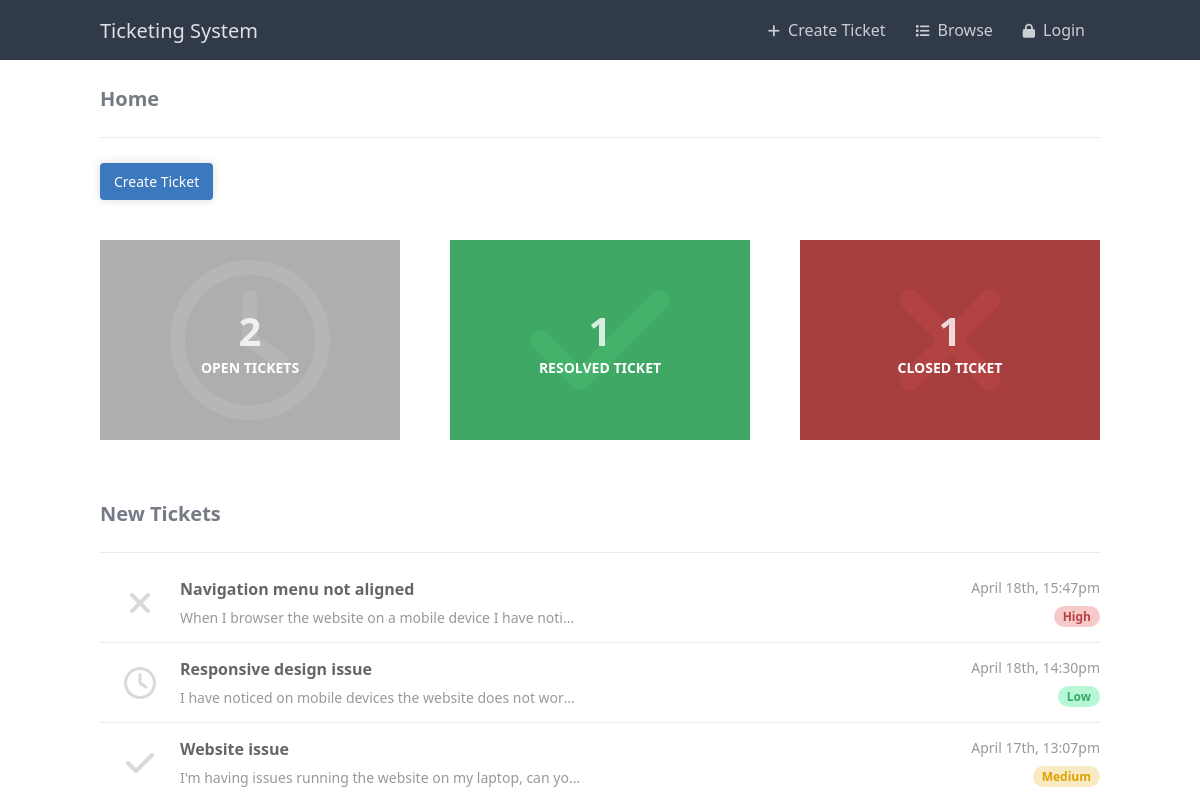
The page / on the database its author committed.
### tables this page shows
CREATE TABLE IF NOT EXISTS `tickets` (
  `id` int(11) NOT NULL AUTO_INCREMENT,
  `title` varchar(255) NOT NULL,
  `msg` text NOT NULL,
  `full_name` varchar(50) NOT NULL DEFAULT '',
  `email` varchar(255) NOT NULL,
  `created` datetime NOT NULL DEFAULT current_timestamp(),
  `ticket_status` enum('open','closed','resolved') NOT NULL DEFAULT 'open',
  `priority` enum('low','medium','high') NOT NULL DEFAULT 'low',
  `category_id` int(1) NOT NULL DEFAULT 1,
  `private` tinyint(1) NOT NULL DEFAULT 1,
  `account_id` int(11) NOT NULL DEFAULT 0,
  `approved` tinyint(1) NOT NULL DEFAULT 0,
  PRIMARY KEY (`id`)
);

### index.php (the view, shortened to what this page needs)
<?php
include 'functions.php';
$pdo = pdo_connect_mysql();
if (isset($_SESSION['admin_loggedin'])) {
	$stmt = $pdo->prepare('SELECT * FROM tickets WHERE approved = 1 ORDER BY created DESC LIMIT 3');
} else {
	$stmt = $pdo->prepare('SELECT * FROM tickets WHERE approved = 1 AND private = 0 ORDER BY created DESC LIMIT 3');
}
$stmt->execute();
$tickets = $stmt->fetchAll(PDO::FETCH_ASSOC);
if (isset($_SESSION['account_loggedin']) && $_SESSION['account_role'] == 'Admin') {
	$num_open_tickets = $pdo->query('SELECT COUNT(*) FROM tickets WHERE ticket_status = "open" AND approved = 1')->fetchColumn();
	$num_closed_tickets = $pdo->query('SELECT COUNT(*) FROM tickets WHERE ticket_status = "closed" AND approved = 1')->fetchColumn();
	$num_resolved_tickets = $pdo->query('SELECT COUNT(*) FROM tickets WHERE ticket_status = "resolved" AND approved = 1')->fetchColumn();
} else {
	$num_open_tickets = $pdo->query('SELECT COUNT(*) FROM tickets WHERE ticket_status = "open" AND private = 0 AND approved = 1')->fetchColumn();
	$num_closed_tickets = $pdo->query('SELECT COUNT(*) FROM tickets WHERE ticket_status = "closed" AND private = 0 AND approved = 1')->fetchColumn();
	$num_resolved_tickets = $pdo->query('SELECT COUNT(*) FROM tickets WHERE ticket_status = "resolved" AND private = 0 AND approved = 1')->fetchColumn();
}
?>
<?=template_header('Home')?>
<div class="content home">
	<h2>Home</h2>
	<div class="btns">
		<a href="create.php" class="btn">Create Ticket</a>
	</div>
	<div class="tickets-links responsive-width-100">
		<a href="tickets.php?status=open" class="open responsive-width-100">
			<i class="far fa-clock fa-10x"></i>
			<span class="num"><?=number_format($num_open_tickets)?></span>
			<span class="title">Open Ticket<?=$num_open_tickets==1?'':'s'?></span>
		</a>
		<a href="tickets.php?status=resolved" class="resolved responsive-width-100">
			<i class="fas fa-check fa-10x"></i>
			<span class="num"><?=number_format($num_resolved_tickets)?></span>
			<span class="title">Resolved Ticket<?=$num_resolved_tickets==1?'':'s'?></span>
		</a>
		<a href="tickets.php?status=closed" class="closed responsive-width-100">
			<i class="fas fa-times fa-10x"></i>
			<span class="num"><?=number_format($num_closed_tickets)?></span>
			<span class="title">Closed Ticket<?=$num_closed_tickets==1?'':'s'?></span>
		</a>
	</div>
	<h2 class="new">New Tickets</h2>
	<div class="tickets-list">
		<?php foreach ($tickets as $ticket): ?>
		<a href="view.php?id=<?=$ticket['id']?><?=isset($_SESSION['account_loggedin']) && $_SESSION['account_role'] == 'Admin' && $ticket['private'] ? '&code=' . md5($ticket['id'] . $ticket['email']) : ''?>" class="ticket">
			<span class="con">
				<?php if ($ticket['ticket_status'] == 'open'): ?>
				<i class="far fa-clock fa-2x"></i>
				<?php elseif ($ticket['ticket_status'] == 'resolved'): ?>
				<i class="fas fa-check fa-2x"></i>
				<?php elseif ($ticket['ticket_status'] == 'closed'): ?>
				<i class="fas fa-times fa-2x"></i>
				<?php endif; ?>
			</span>
			<span class="con">
				<span class="title"><?=htmlspecialchars($ticket['title'], ENT_QUOTES)?></span>
				<span class="msg responsive-hidden"><?=htmlspecialchars(strip_tags($ticket['msg']), ENT_QUOTES)?></span>
			</span>
			<span class="con2">
				<span class="created responsive-hidden"><?=date('F dS, G:ia', strtotime($ticket['created']))?></span>
				<span class="priority <?=$ticket['priority']?>"><?=$ticket['priority']?></span>
			</span>
		</a>
		<?php endforeach; ?>
	</div>
</div>
<?=template_footer()?>

### style.css (style rules this page uses)
* { box-sizing: border-box; font-family: system-ui, "Segoe UI", Roboto, Helvetica, Arial, sans-serif, "Apple Color Emoji", "Segoe UI Emoji", "Segoe UI Symbol"; font-size: 16px; }
body { background-color: #FFFFFF; margin: 0; }
.content { max-width: 1000px; width: 100%; margin: 0 auto; }
.content h2 { margin: 0 0 10px 0; padding: 25px 0; font-size: 20px; font-weight: 600; border-bottom: 1px solid #ebebeb; color: #767a84; }
.btns { display: flex; }
.btn { display: inline-block; appearance: none; border: none; cursor: pointer; text-decoration: none; background-color: #3b78bd; box-shadow: 0 0 10px 0 rgba(0, 0, 0, 0.14); font-weight: 500; font-size: 14px; border-radius: 4px; color: #FFFFFF; padding: 9px 14px; margin: 15px 11px 15px 0; align-self: flex-start; }
.home .tickets-links { display: flex; justify-content: space-between; flex-flow: nowrap; padding-top: 25px; }
.home .tickets-links a { display: flex; flex-flow: column; position: relative; text-decoration: none; justify-content: center; align-items: center; width: 300px; height: 200px; }
.home .tickets-links a i { position: absolute; z-index: 0; }
.home .tickets-links a .title { color: #fff; z-index: 1; font-size: 14px; font-weight: 800; text-transform: uppercase; }
.home .tickets-links a .num { color: #fff; z-index: 1; font-size: 40px; font-weight: bold; opacity: 0.8; }
.home .tickets-links a.open { background-color: #aeaeae; }
.home .tickets-links a.open i { color: #b6b6b6; }
.home .tickets-links a.resolved { background-color: #3fa864; }
.home .tickets-links a.resolved i { color: #43b36b; }
.home .tickets-links a.closed { background-color: #a83f3f; }
.home .tickets-links a.closed i { color: #b34343; }
.home .new { padding-top: 60px; }
.tickets .tickets-list, .home .tickets-list { display: flex; flex-flow: column; }
.tickets .tickets-list .ticket, .home .tickets-list .ticket { padding: 15px 0; width: 100%; border-bottom: 1px solid #ebebeb; display: flex; text-decoration: none; }
.tickets .tickets-list .ticket .con, .home .tickets-list .ticket .con { display: flex; justify-content: center; flex-flow: column; }
.tickets .tickets-list .ticket .con2, .home .tickets-list .ticket .con2 { display: flex; flex-flow: column; flex-grow: 1; align-items: flex-end; }
.tickets .tickets-list .ticket i, .home .tickets-list .ticket i { text-align: center; width: 80px; color: #d9d9d9; }
.tickets .tickets-list .ticket .title, .home .tickets-list .ticket .title { font-weight: 600; color: #666666; padding-bottom: 8px; }
.tickets .tickets-list .ticket .msg, .home .tickets-list .ticket .msg { overflow: hidden; white-space: nowrap; text-overflow: ellipsis; max-width: 400px; color: #999999; font-size: 14px; }
.tickets .tickets-list .ticket .created, .home .tickets-list .ticket .created { flex-grow: 1; align-items: flex-end; color: #999999; font-size: 14px; }
.tickets .tickets-list .ticket .priority, .home .tickets-list .ticket .priority { text-transform: capitalize; font-weight: 600; font-size: 12px; padding: 2px 9px; border-radius: 15px; }
.tickets .tickets-list .ticket .priority.low, .home .tickets-list .ticket .priority.low { background-color: #b8f7d5; color: #34aa6b; }
.tickets .tickets-list .ticket .priority.medium, .home .tickets-list .ticket .priority.medium { background-color: #f8eac2; color: #dea200; }
.tickets .tickets-list .ticket .priority.high, .home .tickets-list .ticket .priority.high { background-color: #f7caca; color: #b64343; }
.tickets .tickets-list .ticket:last-child, .home .tickets-list .ticket:last-child { border-bottom: 0; }

### rows shown on the page
tickets: ticket_status "closed" (drawn), title "Navigation menu not aligned", msg "When I browser the website on a mobile device I have noti…", created "April 18th, 15:47pm", priority "High"
tickets: ticket_status "open" (drawn), title "Responsive design issue", msg "I have noticed on mobile devices the website does not wor…", created "April 18th, 14:30pm", priority "Low"
tickets: ticket_status "resolved" (drawn), title "Website issue", msg "I'm having issues running the website on my laptop, can yo…", created "April 17th, 13:07pm", priority "Medium"

### other values the page prints
$num_open_tickets "2"
$num_resolved_tickets "1"
$num_closed_tickets "1"
